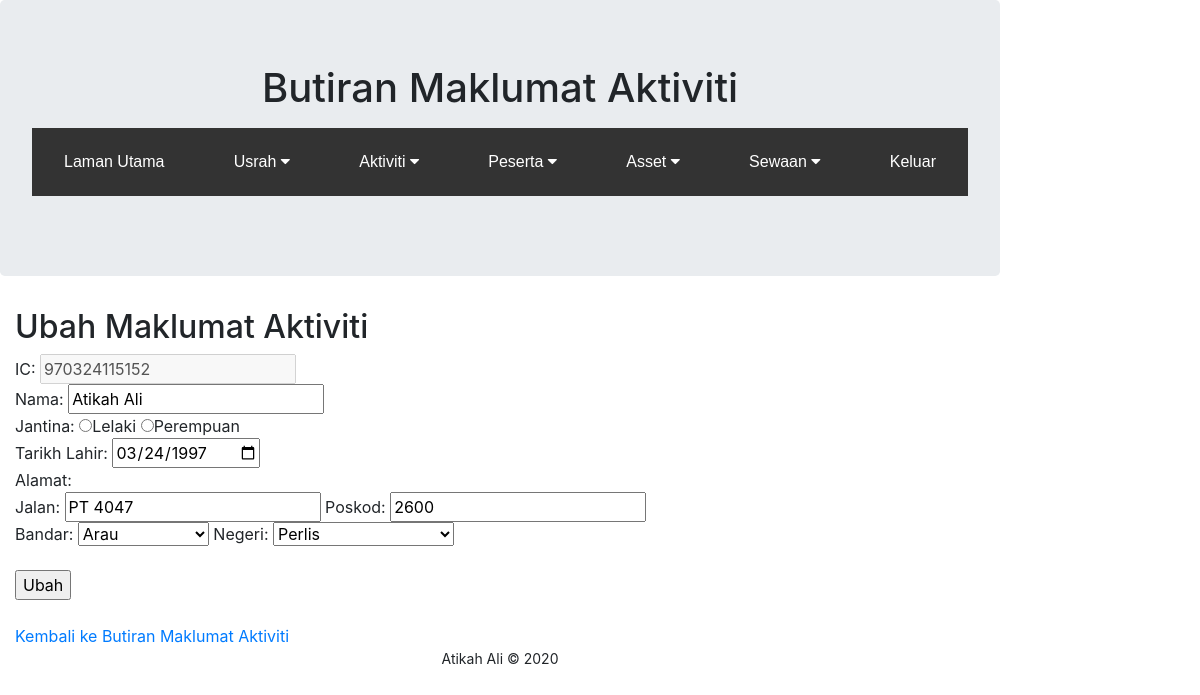
The app's page /participant_edit.php?id=970324115152 with its own data.
### tables this page shows
CREATE TABLE `participant` (
  `id` varchar(50) NOT NULL,
  `name` varchar(50) NOT NULL,
  `gender` varchar(50) NOT NULL,
  `datebirth` varchar(50) NOT NULL,
  `street` varchar(50) NOT NULL,
  `city` varchar(50) NOT NULL,
  `postcode` int(50) NOT NULL,
  `state` varchar(50) NOT NULL,
  `question1` varchar(1) NOT NULL,
  `question2` varchar(1) NOT NULL,
  `question3` varchar(1) NOT NULL,
  `question4` varchar(1) NOT NULL,
  `question5` varchar(1) NOT NULL
);

### participant_edit.php (the view, shortened to what this page needs)
<!DOCTYPE html>
<html>
<head>
	<link rel="stylesheet" type="text/css" href="https://maxcdn.bootstrapcdn.com/bootstrap/4.0.0/css/bootstrap.min.css">
</head>
<body>
	<div class="jumbotron">
		<center><h1>Butiran Maklumat Aktiviti</h1></center>
		<p><?php include ("dropdown.php");?></p>
	</div>
<div class="container" id="main-content">
	<h2>Ubah Maklumat Aktiviti</h2>
	<?php
	$servername = "localhost";
	$dbusername = "root";
	$dbpassword = "";
	$dbname = "wadah1";
	$id =  '';
	$name = '';
	$gender = '';
	$datebirth = '';
	$street = '';
	$city = '';
	$postcode = '';
 	$state = '';
	if (isset($_GET['id'])) {
  		$id = $_GET['id'];
  		$conn = mysqli_connect($servername, $dbusername, $dbpassword, $dbname);
		$sql = "SELECT id, name, gender, datebirth, street, city, postcode, state FROM participant WHERE id = '$id'";
		$result = mysqli_query($conn, $sql);
		if (mysqli_num_rows($result) > 0) {
  			$row = mysqli_fetch_assoc($result);
  			$id = $row['id'];
			$name = $row['name'];
			$gender = $row['gender'];
			$datebirth = $row['datebirth'];
			$street = $row['street'];
			$city = $row['city'];
			$postcode = $row['postcode'];
			$state = $row['state'];
  		} else {
			echo "0 results";
  		}
	}
	?>
	<form method="post" action="<?php echo $_SERVER['PHP_SELF']?>?id=<?php print $id?>">
	IC:
  		<input type="text" name="id" value="<?php print $id?>" disabled="disabled"></br>
	Nama:
  		<input type="text" name="name" value="<?php print $name?>"></br>
 	Jantina:
		<input type="radio" name="gender" value="<?php print $gender?>">Lelaki
		<input type="radio" name="gender" value="<?php print $gender?>">Perempuan
 	Tarikh Lahir:
   		<input name="datebirth" type="date" value="<?php print $datebirth?>"><br/>
  	Alamat:<br/>
  	Jalan:
    	<input type="text" name="street" value="<?php print $street?>">
	Poskod:
		<input type="integer" name="postcode" value="<?php print $postcode?>"></br>
	Bandar:
  		<select name="city">
			<option value="Arau" selected="selected" value="<?php print $city?>">Arau</br>
  		</select>
	Negeri:
    	<select name="state">
      		<option value="Perlis" selected="selected" value="<?php print $state?>">Perlis</br>
   	 	</select>
		<br/>
		<br><input type="submit" name="edit" value="Ubah"></br>
	</form>
	</br><a href="participant_view.php">Kembali ke Butiran Maklumat Aktiviti</a>
	</div>
	<div class="footer">
		Atikah Ali &copy; <?php print date("Y");?>
	</div>
</body>
</html>

### participant_edit.php (style rules this page uses)
#main-content { margin-top:20px; }
.footer { font-size: 14px; text-align: center; }
body { background-repeat: no-repeat; background-position: right top; margin-right: 200px; background-attachment: fixed; }

### records on screen
participant: id "970324115152", name "Atikah Ali", datebirth "03/24/1997", street "PT 4047", postcode "2600"
